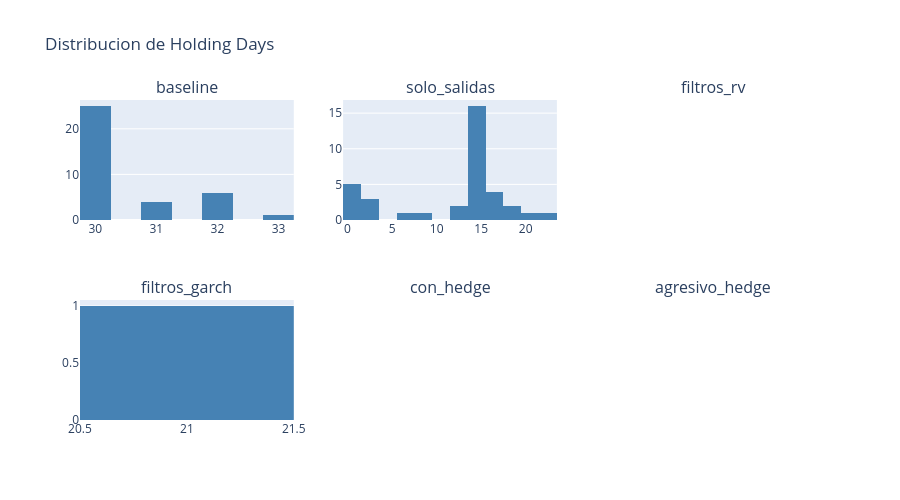

The code cell stored with this chart in its notebook:
### Code cell
# Distribucion de holding days por estrategia
fig = make_subplots(
    rows=2, cols=3,
    subplot_titles=list(backtest_results.keys())
)

for idx, (name, result) in enumerate(backtest_results.items()):
    row = idx // 3 + 1
    col = idx % 3 + 1
    
    if result is None or 'error' in result.summary:
        continue
    
    # Calcular dias en cada trade
    days_list = []
    for t in result.trades:
        if t.status == 'closed' and t.exit_date and t.entry_date:
            days = (pd.Timestamp(t.exit_date) - pd.Timestamp(t.entry_date)).days
            days_list.append(days)
    
    if days_list:
        fig.add_trace(
            go.Histogram(x=days_list, nbinsx=15, marker_color='steelblue', showlegend=False),
            row=row, col=col
        )

fig.update_layout(height=500, title_text="Distribucion de Holding Days")
fig.show()

### Figure 1 — Plotly figure (JSON) as saved in the notebook; plotly's stock layout.template omitted (floating-point values rounded to 4 significant figures)
{"data": [{"marker": {"color": "steelblue"}, "nbinsx": 15, "showlegend": false, "type": "histogram", "x": [30, 30, 30, 30, 30, 32, 30, 30, 31, 30, 30, 32, 30, 32, 31, 30, 30, 30, 30, 33, 30, 30, 31, 31, 32, 30, 30, 30, 32, 30, 30, 32, 30, 30, 30, 30], "xaxis": "x", "yaxis": "y"}, {"marker": {"color": "steelblue"}, "nbinsx": 15, "showlegend": false, "type": "histogram", "x": [15, 15, 15, 15, 15, 19, 15, 22, 17, 1, 13, 19, 15, 15, 17, 3, 14, 21, 16, 1, 1, 2, 6, 15, 15, 15, 1, 2, 12, 15, 15, 17, 15, 9, 1, 15], "xaxis": "x2", "yaxis": "y2"}, {"marker": {"color": "steelblue"}, "nbinsx": 15, "showlegend": false, "type": "histogram", "x": [21], "xaxis": "x4", "yaxis": "y4"}], "layout": {"annotations": [{"font": {"size": 16}, "showarrow": false, "text": "baseline", "x": 0.1444, "xanchor": "center", "xref": "paper", "y": 1, "yanchor": "bottom", "yref": "paper"}, {"font": {"size": 16}, "showarrow": false, "text": "solo_salidas", "x": 0.5, "xanchor": "center", "xref": "paper", "y": 1, "yanchor": "bottom", "yref": "paper"}, {"font": {"size": 16}, "showarrow": false, "text": "filtros_rv", "x": 0.8556, "xanchor": "center", "xref": "paper", "y": 1, "yanchor": "bottom", "yref": "paper"}, {"font": {"size": 16}, "showarrow": false, "text": "filtros_garch", "x": 0.1444, "xanchor": "center", "xref": "paper", "y": 0.375, "yanchor": "bottom", "yref": "paper"}, {"font": {"size": 16}, "showarrow": false, "text": "con_hedge", "x": 0.5, "xanchor": "center", "xref": "paper", "y": 0.375, "yanchor": "bottom", "yref": "paper"}, {"font": {"size": 16}, "showarrow": false, "text": "agresivo_hedge", "x": 0.8556, "xanchor": "center", "xref": "paper", "y": 0.375, "yanchor": "bottom", "yref": "paper"}], "height": 500, "title": {"text": "Distribucion de Holding Days"}, "xaxis": {"anchor": "y", "domain": [0, 0.2889]}, "xaxis2": {"anchor": "y2", "domain": [0.3556, 0.6444]}, "xaxis3": {"anchor": "y3", "domain": [0.7111, 1]}, "xaxis4": {"anchor": "y4", "domain": [0, 0.2889]}, "xaxis5": {"anchor": "y5", "domain": [0.3556, 0.6444]}, "xaxis6": {"anchor": "y6", "domain": [0.7111, 1]}, "yaxis": {"anchor": "x", "domain": [0.625, 1]}, "yaxis2": {"anchor": "x2", "domain": [0.625, 1]}, "yaxis3": {"anchor": "x3", "domain": [0.625, 1]}, "yaxis4": {"anchor": "x4", "domain": [0, 0.375]}, "yaxis5": {"anchor": "x5", "domain": [0, 0.375]}, "yaxis6": {"anchor": "x6", "domain": [0, 0.375]}}}
